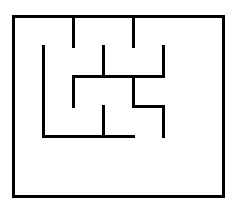
#> input picture ros2_ws/src/slam_mapping/maps/maze_groundtruth.pgm, 80 x 70 px (shown 3 times larger)
$ python make_report_figures.py
#> lines starting #> are read from the running program, lines starting #| are printed output that depends on the picture; after the words box and inside, x2 and y2 are one past the last pixel; in counts of white or black regions, pixels touching at a corner belong together
#!/usr/bin/env python3
"""Compose the report figures from real, committed files only (Pillow):
  docs/figures/fig_maze.png  Figure 1 (assignment PDF) | our ground-truth occupancy map
  docs/figures/fig_slam.png  ground-truth map | SLAM Toolbox map of the last recorded VM run
"""
from pathlib import Path

from PIL import Image, ImageDraw

ROOT = Path(__file__).resolve().parents[1]
OUT = ROOT / "docs" / "figures"
MAPS = ROOT / "ros2_ws/src/slam_mapping/maps"


def panel(img, size, caption, smooth=False):
    img = img.convert("L").resize(size, Image.LANCZOS if smooth else Image.NEAREST).convert("RGB")
    out = Image.new("RGB", (size[0], size[1] + 28), "white")
    out.paste(img, (0, 28))
    ImageDraw.Draw(out).text((6, 8), caption, fill="black")
    return out


def row(panels, path):
    w = sum(p.width for p in panels) + 12 * (len(panels) - 1)
    canvas = Image.new("RGB", (w, max(p.height for p in panels)), "white")
    x = 0
    for p in panels:
        canvas.paste(p, (x, 0))
        x += p.width + 12
    canvas.save(path)


def main():
    OUT.mkdir(parents=True, exist_ok=True)
    gt = Image.open(MAPS / "maze_groundtruth.pgm")
#> gt is the input picture: PIL image 80x70 L; values 0 (black) and 254 (white), 92.1% white; black in thin lines or dots, all inside (x1, y1, x2, y2) = (4, 5, 75, 66)
    slam = Image.open(MAPS / "maze_slam.pgm")
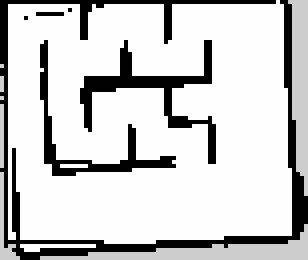
#> input picture ros2_ws/src/slam_mapping/maps/maze_slam.pgm, 77 x 65 px (shown 4 times larger)
#> slam is the input picture: PIL image 77x65 L; min 0, max 254, mean 204.5
    fig1 = Image.open(ROOT / "docs/figure1_from_assignment.png")
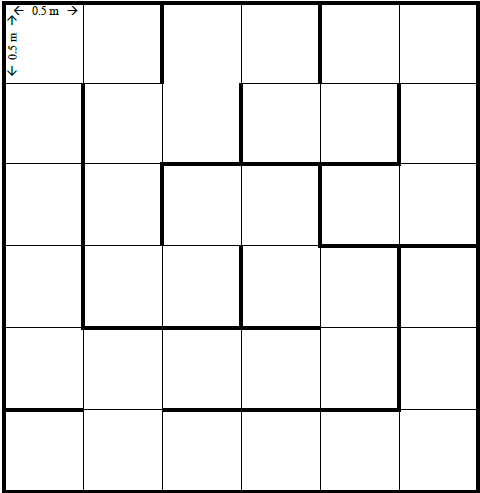
#> input picture docs/figure1_from_assignment.png, 480 x 493 px
#> fig1 is the input picture: PIL image 480x493 RGB; mean R, G, B 235.8, 235.8, 235.8
    side = 300
    row([panel(fig1, (side, round(side * fig1.height / fig1.width)), "Figure 1 (assignment PDF)", smooth=True),
         panel(gt, (side, side), "Ground-truth map of custom_maze.sdf (7x6)")], OUT / "fig_maze.png")
#> in panel, `out = Image.new("RGB", (size[0], size[1] + 28), "white")`: out: PIL image 300x336 RGB; every value is 255
#> call 2 of panel, with size = (300, 300), smooth = False
#> in panel (call 2), `img = img.convert("L").resize(size, Image.LANCZOS if smooth else Image..`:
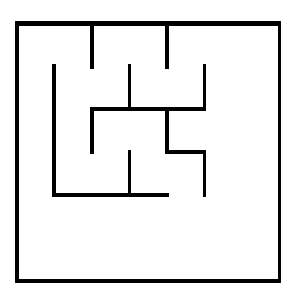
#> img: PIL image 300x300 RGB; values 0 (black) and 254 (white), 92.3% white; 3 black regions, box (x1, y1, x2, y2) and area: (15, 21, 281, 283) 4509, (90, 64, 206, 197) 1343, (52, 64, 169, 197) 1113
#> in panel (call 2), `out = Image.new("RGB", (size[0], size[1] + 28), "white")`: out: PIL image 300x328 RGB; every value is 255
#> in panel (call 2), `out.paste(img, (0, 28))`:
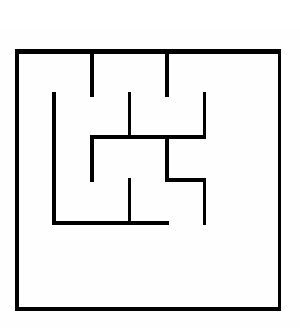
#> out: PIL image 300x328 RGB; min 0, max 255, mean 236.1
#> in row, `w = sum(p.width for p in panels) + 12 * (len(panels) - 1)`: w = 612
#> in row, `canvas = Image.new("RGB", (w, max(p.height for p in panels)), "white")`: canvas: PIL image 612x336 RGB; every value is 255
#> the loop in row, `for p in panels:` made 2 passes
#> x on passes 1 to 2: 312, 624
#> after the loop in row, `for p in panels:`:
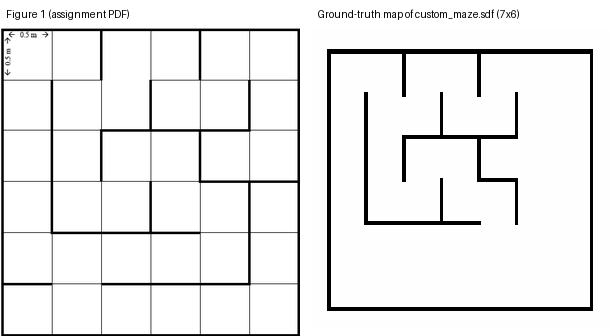
#> canvas: PIL image 612x336 RGB; min 0, max 255, mean 236.2
#> after the loop in row, `for p in panels:`: x = 624
    row([panel(gt, (side, side), "Ground truth"),
         panel(slam, (side, round(side * slam.height / slam.width)),
               "SLAM Toolbox map, current maze (precision 0.819)")], OUT / "fig_slam.png")
#> call 4 of panel, with size = (300, 253), smooth = False
#> in panel (call 4), `out = Image.new("RGB", (size[0], size[1] + 28), "white")`: out: PIL image 300x281 RGB; every value is 255
#> in panel (call 4), `out.paste(img, (0, 28))`:
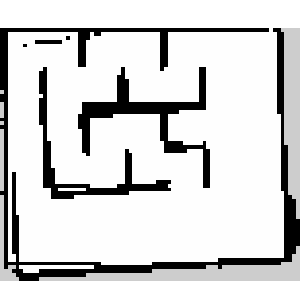
#> out: PIL image 300x281 RGB; min 0, max 255, mean 210.3
#> in row (call 2), `canvas = Image.new("RGB", (w, max(p.height for p in panels)), "white")`: canvas: PIL image 612x328 RGB; every value is 255
#> the loop in row (call 2), `for p in panels:` made 2 passes
#> after the loop in row (call 2), `for p in panels:`:
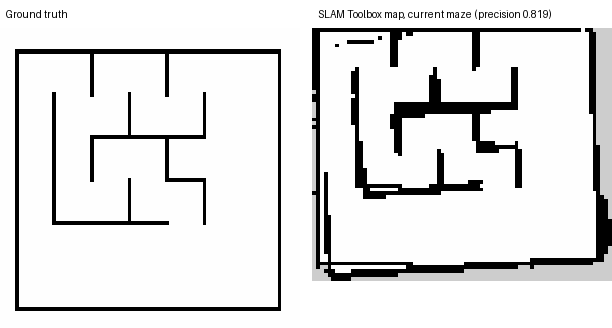
#> canvas: PIL image 612x328 RGB; min 0, max 255, mean 226.2
    print("wrote", OUT / "fig_maze.png", OUT / "fig_slam.png")


if __name__ == "__main__":
    main()
